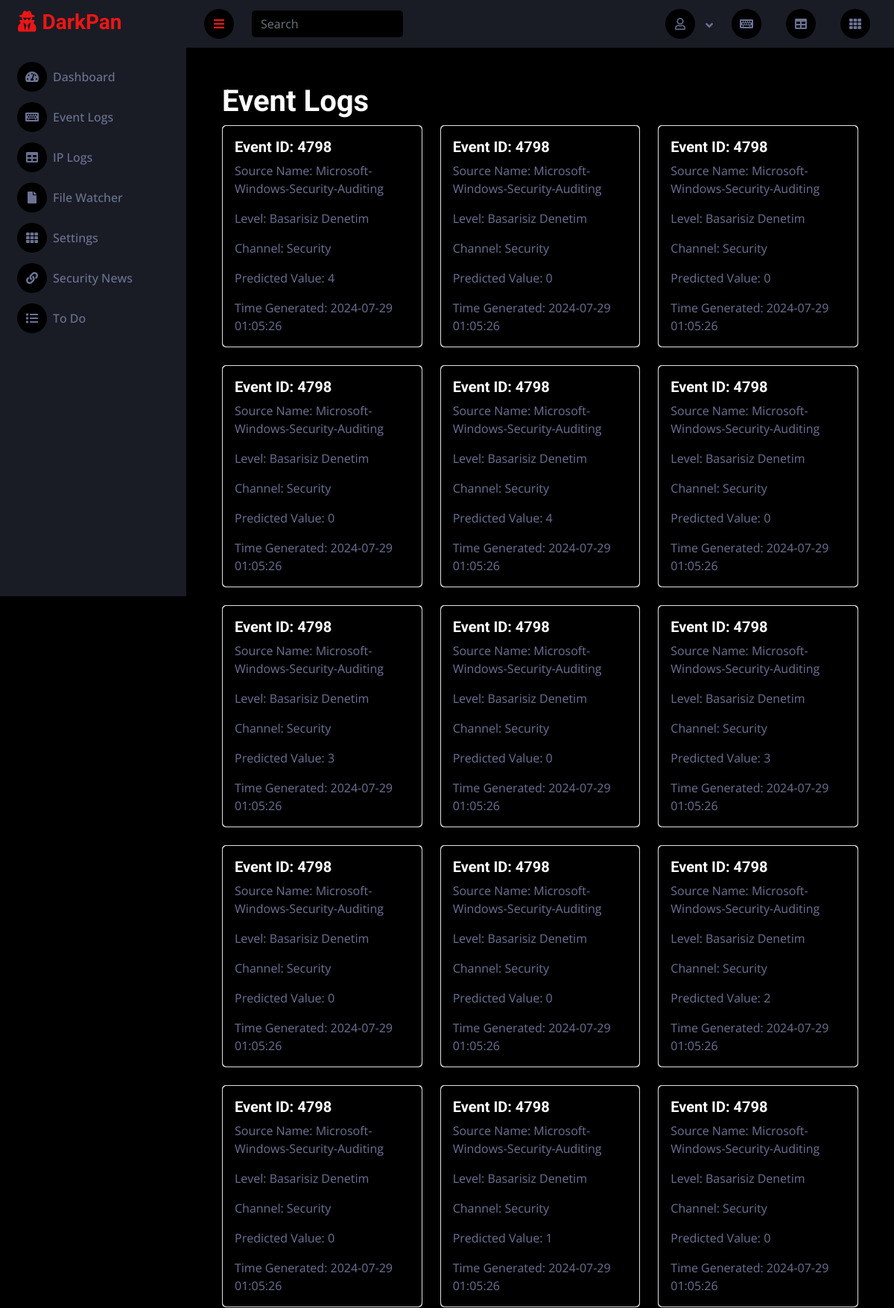
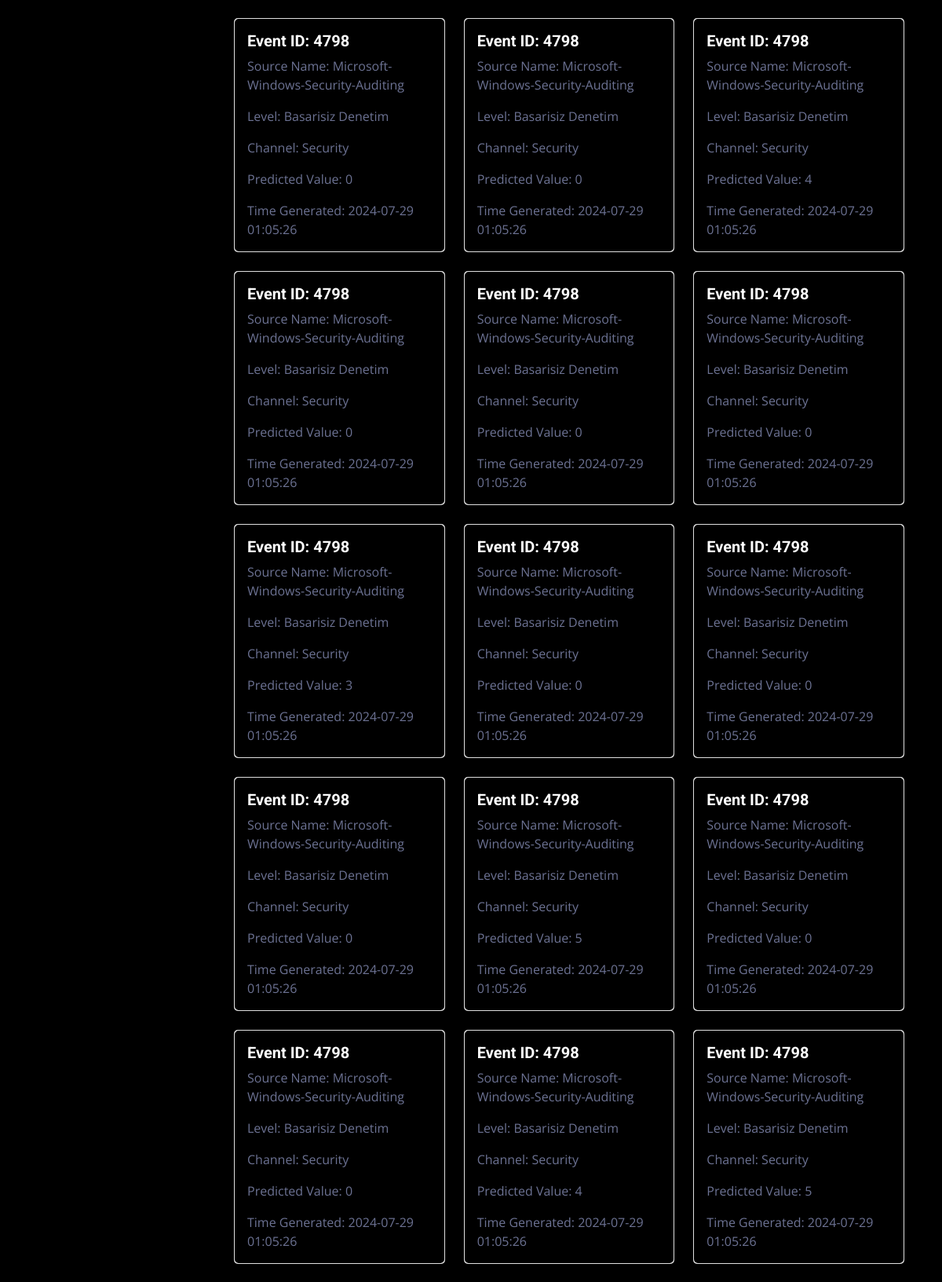
The page / (upper part) on the database its author committed (2 pictures, top to bottom).
### sec/models.py (models this page shows, shortened)
class Events(models.Model):
    ID = models.AutoField(primary_key=True) # Field name made lowercase.
    EventID = models.IntegerField(db_column='EventID', blank=True, null=True)  # Field name made lowercase.
    SourceName = models.TextField(db_column='SourceName', blank=True, null=True)  # Field name made lowercase.
    Level = models.TextField(db_column='Level', blank=True, null=True)  # Field name made lowercase.
    Channel = models.TextField(db_column='Channel', blank=True, null=True)  # Field name made lowercase.
    Message = models.TextField(db_column='Message', blank=True, null=True)  # Field name made lowercase.
    PredictedValue = models.TextField(db_column='PredictedValue', blank=True, null=True)  # Field name made lowercase. This field type is a guess.
    TimeGenerated = models.TextField(db_column='TimeGenerated', blank=True, null=True)  # Field name made lowercase.
    class Meta:
        managed = True
        db_table = 'events'

### sec/views.py (the view)
# urls.py: path("", views.index),
def index(request):
    event_logs = Events.objects.all()  # Fetch all records from EventLog table
    return render(request, 'index.html', {'event_logs': event_logs})

### templates/index.html (shortened to what this page needs)
{% extends "base.html" %}
{% block content %}
<div class="container-fluid pt-4 px-4">
    <div class="row g-4">
        <div class="container-fluid">
            <h1>Event Logs</h1>
            <div class="row">
                {% for event in event_logs %}
                <div class="col-md-4">
                    <div class="card mb-4">
                        <div class="card-body bg-dark" style="border-radius: 5px;">
                            <h5 class="card-title">Event ID: {{ event.EventID }}</h5>
                            <p class="card-text">Source Name: {{ event.SourceName }}</p>
                            <p class="card-text">Level: {{ event.Level }}</p>
                            <p class="card-text">Channel: {{ event.Channel }}</p>
                            <p class="card-text">Predicted Value: {{ event.PredictedValue }}</p>
                            <p class="card-text">Time Generated: {{ event.TimeGenerated }}</p>
                        </div>
                    </div>
                </div>
                {% empty %}
                <div class="col">
                    <p>No event logs found.</p>
                </div>
                {% endfor %}
            </div>
        </div>
    </div>
</div>
{% endblock %}

### static/css/style.css (style rules this page uses)
:root { --primary: #EB1616; --secondary: #191C24; --light: #6C7293; --dark: #000000; }

### rows shown on the page
Events: EventID "4798", SourceName "Microsoft-Windows-Security-Auditing", Level "Basarisiz Denetim", Channel "Security", PredictedValue "4", TimeGenerated "2024-07-29 01:05:26"
Events: EventID "4798", SourceName "Microsoft-Windows-Security-Auditing", Level "Basarisiz Denetim", Channel "Security", PredictedValue "0", TimeGenerated "2024-07-29 01:05:26"
Events: EventID "4798", SourceName "Microsoft-Windows-Security-Auditing", Level "Basarisiz Denetim", Channel "Security", PredictedValue "0", TimeGenerated "2024-07-29 01:05:26"
Events: EventID "4798", SourceName "Microsoft-Windows-Security-Auditing", Level "Basarisiz Denetim", Channel "Security", PredictedValue "0", TimeGenerated "2024-07-29 01:05:26"
Events: EventID "4798", SourceName "Microsoft-Windows-Security-Auditing", Level "Basarisiz Denetim", Channel "Security", PredictedValue "4", TimeGenerated "2024-07-29 01:05:26"
Events: EventID "4798", SourceName "Microsoft-Windows-Security-Auditing", Level "Basarisiz Denetim", Channel "Security", PredictedValue "0", TimeGenerated "2024-07-29 01:05:26"
Events: EventID "4798", SourceName "Microsoft-Windows-Security-Auditing", Level "Basarisiz Denetim", Channel "Security", PredictedValue "3", TimeGenerated "2024-07-29 01:05:26"
Events: EventID "4798", SourceName "Microsoft-Windows-Security-Auditing", Level "Basarisiz Denetim", Channel "Security", PredictedValue "0", TimeGenerated "2024-07-29 01:05:26"
Events: EventID "4798", SourceName "Microsoft-Windows-Security-Auditing", Level "Basarisiz Denetim", Channel "Security", PredictedValue "3", TimeGenerated "2024-07-29 01:05:26"
Events: EventID "4798", SourceName "Microsoft-Windows-Security-Auditing", Level "Basarisiz Denetim", Channel "Security", PredictedValue "0", TimeGenerated "2024-07-29 01:05:26"
Events: EventID "4798", SourceName "Microsoft-Windows-Security-Auditing", Level "Basarisiz Denetim", Channel "Security", PredictedValue "0", TimeGenerated "2024-07-29 01:05:26"
Events: EventID "4798", SourceName "Microsoft-Windows-Security-Auditing", Level "Basarisiz Denetim", Channel "Security", PredictedValue "2", TimeGenerated "2024-07-29 01:05:26"
Events: EventID "4798", SourceName "Microsoft-Windows-Security-Auditing", Level "Basarisiz Denetim", Channel "Security", PredictedValue "0", TimeGenerated "2024-07-29 01:05:26"
Events: EventID "4798", SourceName "Microsoft-Windows-Security-Auditing", Level "Basarisiz Denetim", Channel "Security", PredictedValue "1", TimeGenerated "2024-07-29 01:05:26"
Events: EventID "4798", SourceName "Microsoft-Windows-Security-Auditing", Level "Basarisiz Denetim", Channel "Security", PredictedValue "0", TimeGenerated "2024-07-29 01:05:26"
Events: EventID "4798", SourceName "Microsoft-Windows-Security-Auditing", Level "Basarisiz Denetim", Channel "Security", PredictedValue "0", TimeGenerated "2024-07-29 01:05:26"
Events: EventID "4798", SourceName "Microsoft-Windows-Security-Auditing", Level "Basarisiz Denetim", Channel "Security", PredictedValue "0", TimeGenerated "2024-07-29 01:05:26"
Events: EventID "4798", SourceName "Microsoft-Windows-Security-Auditing", Level "Basarisiz Denetim", Channel "Security", PredictedValue "4", TimeGenerated "2024-07-29 01:05:26"
Events: EventID "4798", SourceName "Microsoft-Windows-Security-Auditing", Level "Basarisiz Denetim", Channel "Security", PredictedValue "0", TimeGenerated "2024-07-29 01:05:26"
Events: EventID "4798", SourceName "Microsoft-Windows-Security-Auditing", Level "Basarisiz Denetim", Channel "Security", PredictedValue "0", TimeGenerated "2024-07-29 01:05:26"
Events: EventID "4798", SourceName "Microsoft-Windows-Security-Auditing", Level "Basarisiz Denetim", Channel "Security", PredictedValue "0", TimeGenerated "2024-07-29 01:05:26"
Events: EventID "4798", SourceName "Microsoft-Windows-Security-Auditing", Level "Basarisiz Denetim", Channel "Security", PredictedValue "3", TimeGenerated "2024-07-29 01:05:26"
Events: EventID "4798", SourceName "Microsoft-Windows-Security-Auditing", Level "Basarisiz Denetim", Channel "Security", PredictedValue "0", TimeGenerated "2024-07-29 01:05:26"
Events: EventID "4798", SourceName "Microsoft-Windows-Security-Auditing", Level "Basarisiz Denetim", Channel "Security", PredictedValue "0", TimeGenerated "2024-07-29 01:05:26"
Events: EventID "4798", SourceName "Microsoft-Windows-Security-Auditing", Level "Basarisiz Denetim", Channel "Security", PredictedValue "0", TimeGenerated "2024-07-29 01:05:26"
Events: EventID "4798", SourceName "Microsoft-Windows-Security-Auditing", Level "Basarisiz Denetim", Channel "Security", PredictedValue "5", TimeGenerated "2024-07-29 01:05:26"
Events: EventID "4798", SourceName "Microsoft-Windows-Security-Auditing", Level "Basarisiz Denetim", Channel "Security", PredictedValue "0", TimeGenerated "2024-07-29 01:05:26"
Events: EventID "4798", SourceName "Microsoft-Windows-Security-Auditing", Level "Basarisiz Denetim", Channel "Security", PredictedValue "0", TimeGenerated "2024-07-29 01:05:26"
Events: EventID "4798", SourceName "Microsoft-Windows-Security-Auditing", Level "Basarisiz Denetim", Channel "Security", PredictedValue "4", TimeGenerated "2024-07-29 01:05:26"
Events: EventID "4798", SourceName "Microsoft-Windows-Security-Auditing", Level "Basarisiz Denetim", Channel "Security", PredictedValue "5", TimeGenerated "2024-07-29 01:05:26"
